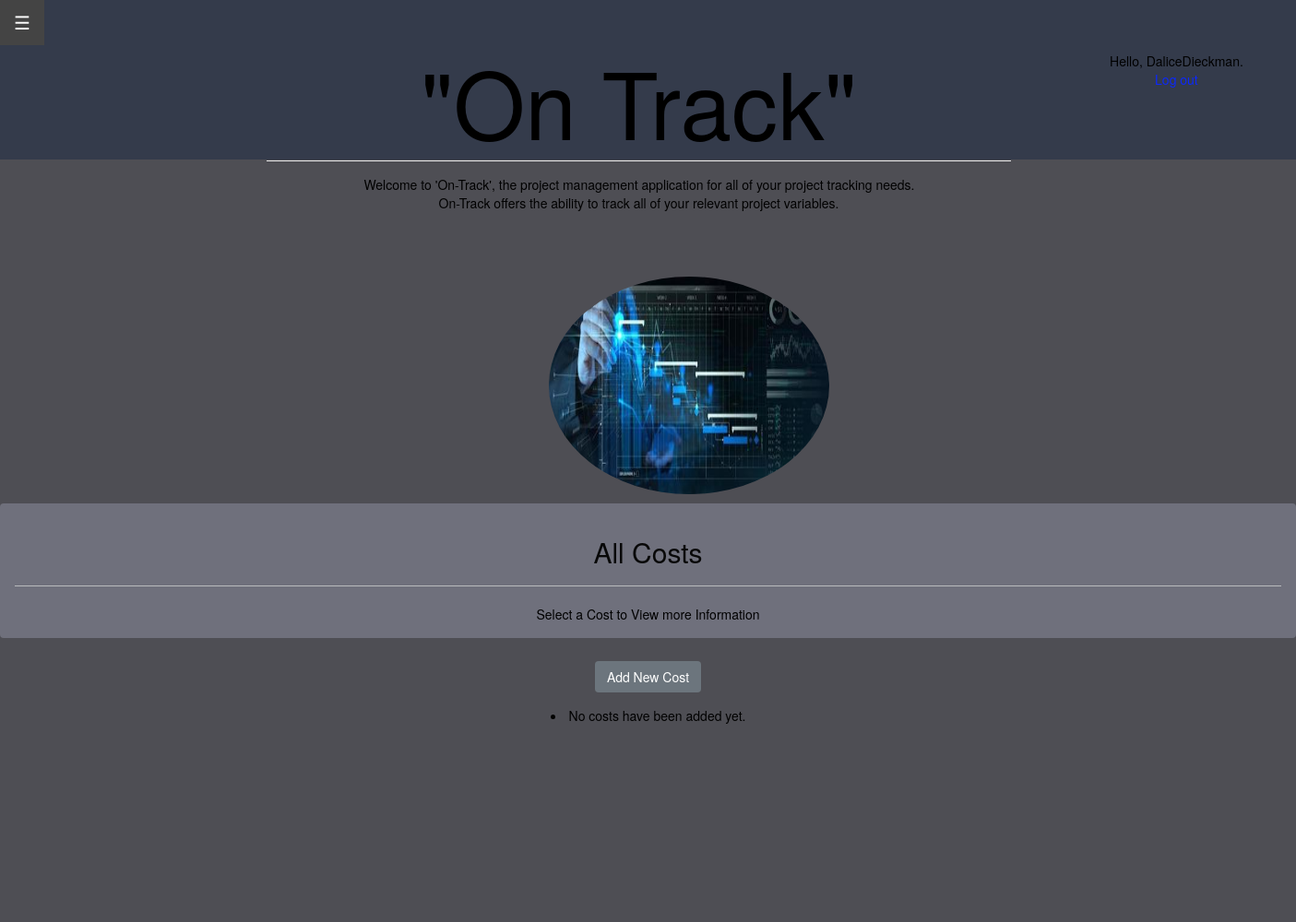
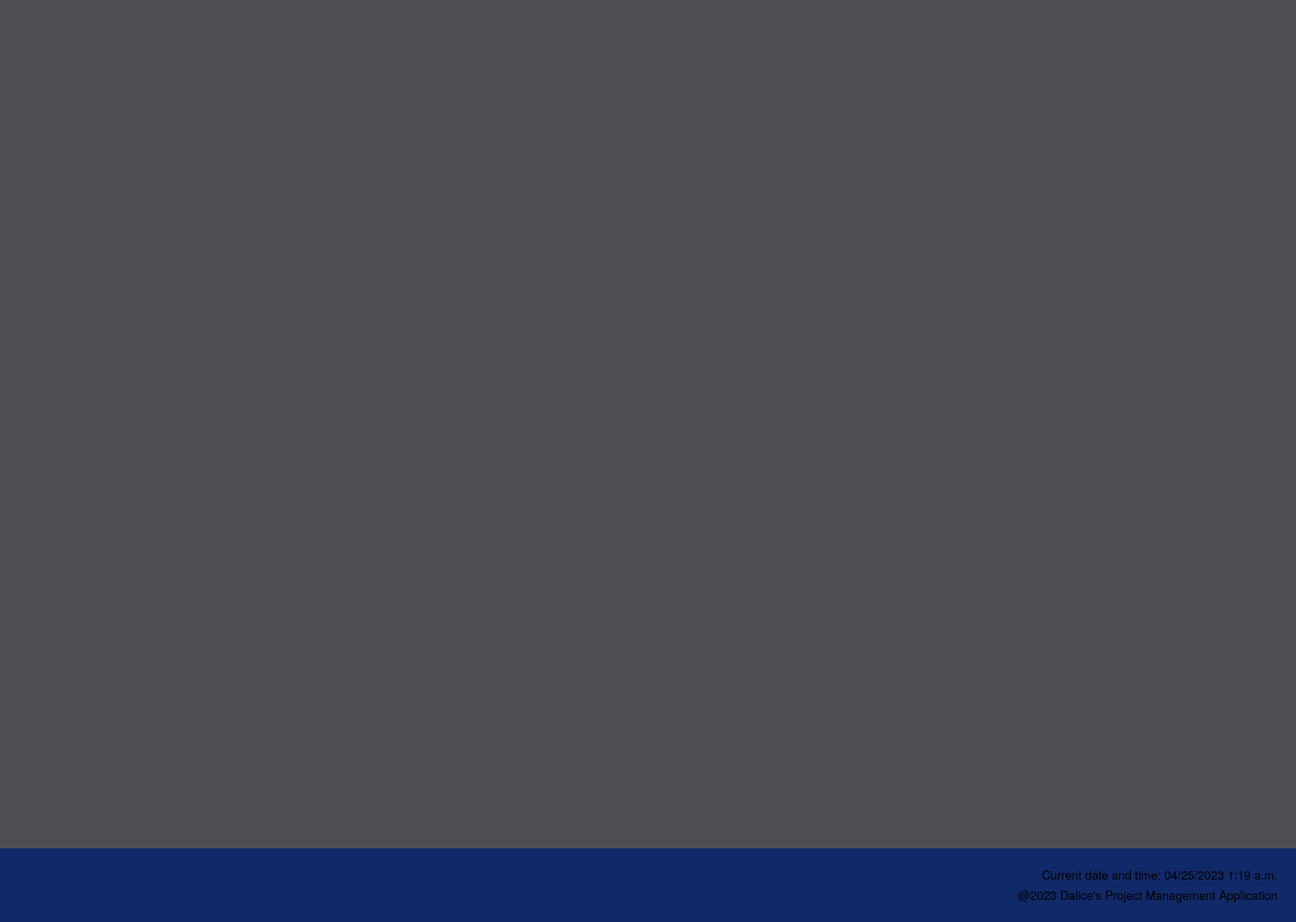
The page /costs/ (signed in) on the database as committed earlier (2 pictures, top to bottom).
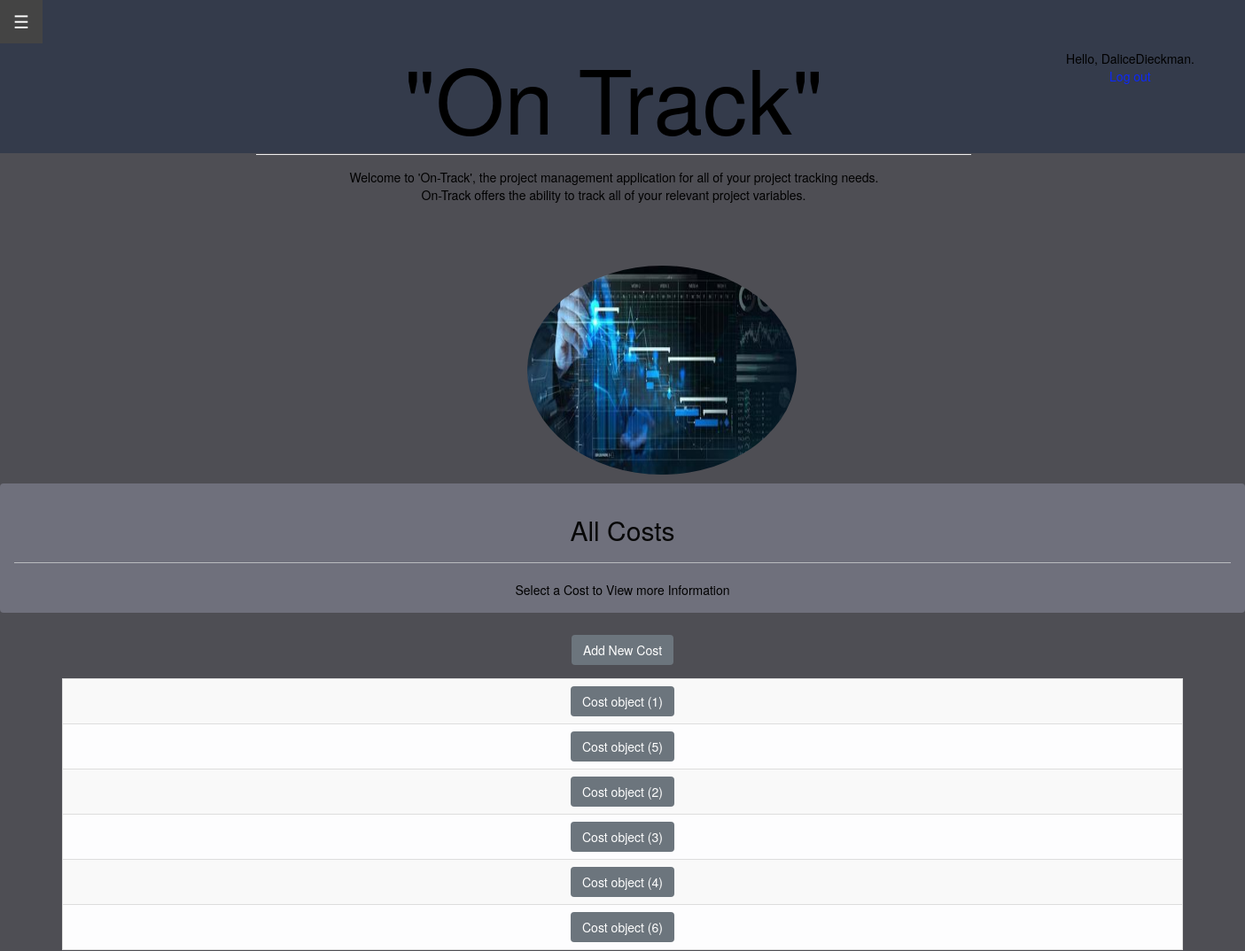
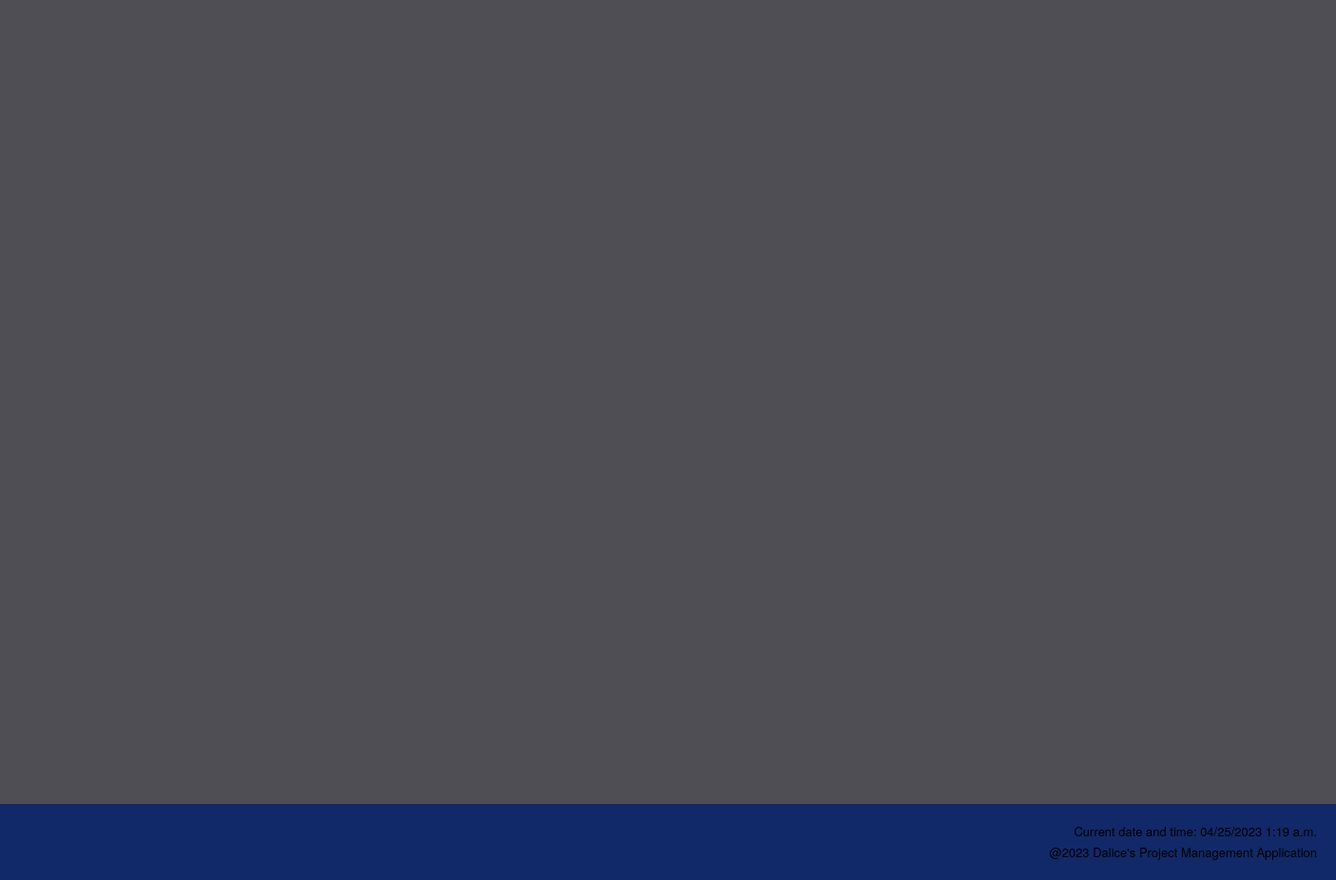
The same page on the database as committed later (2 pictures, top to bottom).
### project_app/models.py (models this page shows)
class Cost(models.Model):
    id = models.AutoField(primary_key=True, unique=True)
    name = models.CharField(max_length=100, null=True)
    Price_per = models.IntegerField(null=False)
    quantity = models.IntegerField(null=False)
    tot_cost = models.IntegerField(null=False)
    project_ID = models.ForeignKey(Project, on_delete=models.CASCADE)

### project_app/views.py (the view)
# urls.py: path('costs/', views.costs, name='costs'),
@login_required
def costs(request):
    cost_list = Cost.objects.order_by("name")
    context = {'costs': cost_list}
    return render(request, 'project_app/costs.html', context)

### project_app/templates/project_app/costs.html
{% extends "project_app/base.html" %}
{% block content %}
<body style="background-color:#464454" style="z-index: 10";>
<div class="alert alert-dark" role="alert" style="background-color: rgb(111, 112, 124);">
  <h2 class="alert-heading" style="color:rgb(8, 8, 8)"><center>All Costs</center></h2>
  <hr>
  <p class="mb-0" style="color: black;">Select a Cost to View more Information</p>
</div>
<div style="padding:5px">
<a href="{% url 'project_app:new_cost' %}" class="btn btn-secondary" role="button" aria-pressed="true">Add New Cost</a>
</div>
<div style="padding:5px">
</div>
<center>
<table style="width: 90%" class="table table-striped table-light table-bordered table-hover">
  {% for cost in costs %}
    <tr>
        <td style="text-align: center">
            <a href="{% url 'project_app:cost' cost.id %}" class="btn btn-secondary" role="button" aria-pressed="true">{{ cost }}</a>
        </td>
        </tr>
    {% empty %}
        <li>No costs have been added yet.</li>
    {% endfor %}
</table>
</center>
<br>
</body>
{% endblock content %}

### project_app/templates/project_app/base.html (shortened to what this page needs)
<!DOCTYPE html>
{% load static %}
<html>
    <head>
        <div class="header">
        </div>
        <div class="second-header">
        </div>
        <link rel="stylesheet" href="https://stackpath.bootstrapcdn.com/bootstrap/4.3.1/css/bootstrap.min.css">
        <link rel="stylesheet" href="https://maxcdn.bootstrapcdn.com/bootstrap/3.4.1/css/bootstrap.min.css">
    </head>
    <head>
        <link rel="stylesheet" href="https://maxcdn.bootstrapcdn.com/bootstrap/3.4.1/css/bootstrap.min.css">
    </head>
        <body style="color: black;"></body><br><br>
    <div id="main">
        <button class="openbtn" onclick="openNav()">&#9776; </button>
    </div>
    <body>
        <div style = "text-align: center;">
    <div id="content" name="content" class="main">
        <div class="row justify-content-center">
            <div class="col-8">
                <h1 class = "mt-2" style="font-size: 100px;">"On Track"</h1>
                <hr class = "mt-0 mb-4">
                <p class = "indent"> Welcome to 'On-Track', the project management application for all of your project tracking needs.<br>
                    On-Track offers the ability to track all of your relevant project variables.
                <br>
                <div style="position: absolute; top: 0; right: -250px;" class="btn btn-outline-dark btn-rounded" data-mdb-ripple-color="dark">
                    {% if user.is_authenticated %}
                    <div style="color: #000000;">Hello, {{ user.username }}.</div>
                        <a style="color: #0d29f8;"  href="{% url 'users:logout' %}">Log out</a>
                    {% else %}
                        <a style="color: #0d29f8;" href="{% url 'users:register' %}">Register</a> -
                        <a style="color: #0d29f8;" href="{% url 'users:login' %}">Log in</a>
                    {% endif %}
                </div>
                <br><br><br>
                <div class = "container">
                    <div class = "image-container">
                        {% load static %} <img src = "{% static 'project_app/media/Home_page.jpg'  %}"  class = "img-circle" alt = "AWS Logo" width = "304" height = "236">
                    </div>
                </div>
                </p>
            </div>
        <div id = "content" name = "content" class="main">
        </div>
        </div>
    </div>
    </body>
        <body>
        </body>
        <footer>
            <p class = "p">Current date and time: {% now "SHORT_DATETIME_FORMAT" %} </p>
            <p class = "p">@2023 Dalice's Project Management Application</p>
        </footer>
        </html>
    {% block content %}
  {% endblock content %}

### project_app/templates/project_app/base.html (style rules this page uses)
.second-header { position: absolute; z-index: -3; top: 0; left: 0; background-color:#333a4bea; color: #333; padding: 10px; height: 173px; width: 100%; }
.openbtn { font-size: 20px; cursor: pointer; background-color: #111; color: white; padding: 10px 15px; border: none; }
.main { margin-left:160px; padding: 0px 10px; }
h1 { font-family: 'Times New Roman', Times, serif; font-size: 50px; font-weight: bolder; color: #040404; }
.image-container { float: right; margin: 0 0 0 -225px; }
.container { display: flex; flex-direction: column; }
.indent { text-indent: 1px; }
footer { position: fixed; bottom: 0; width: 100%; height: 80px; background-color: #0c276aea; color: #000000; text-align: right; padding: 20px; position: fixed; left: 0; font-size: small; }
.p { margin-bottom: 0.3em; }

Rows that differ between the two databases and show on the page:
added Cost: id "Cost object (1)"
added Cost: id "Cost object (5)"
added Cost: id "Cost object (2)"
added Cost: id "Cost object (3)"
added Cost: id "Cost object (4)"
added Cost: id "Cost object (6)"
Other text that changed with them:
text no longer shown: "No costs have been added yet."
